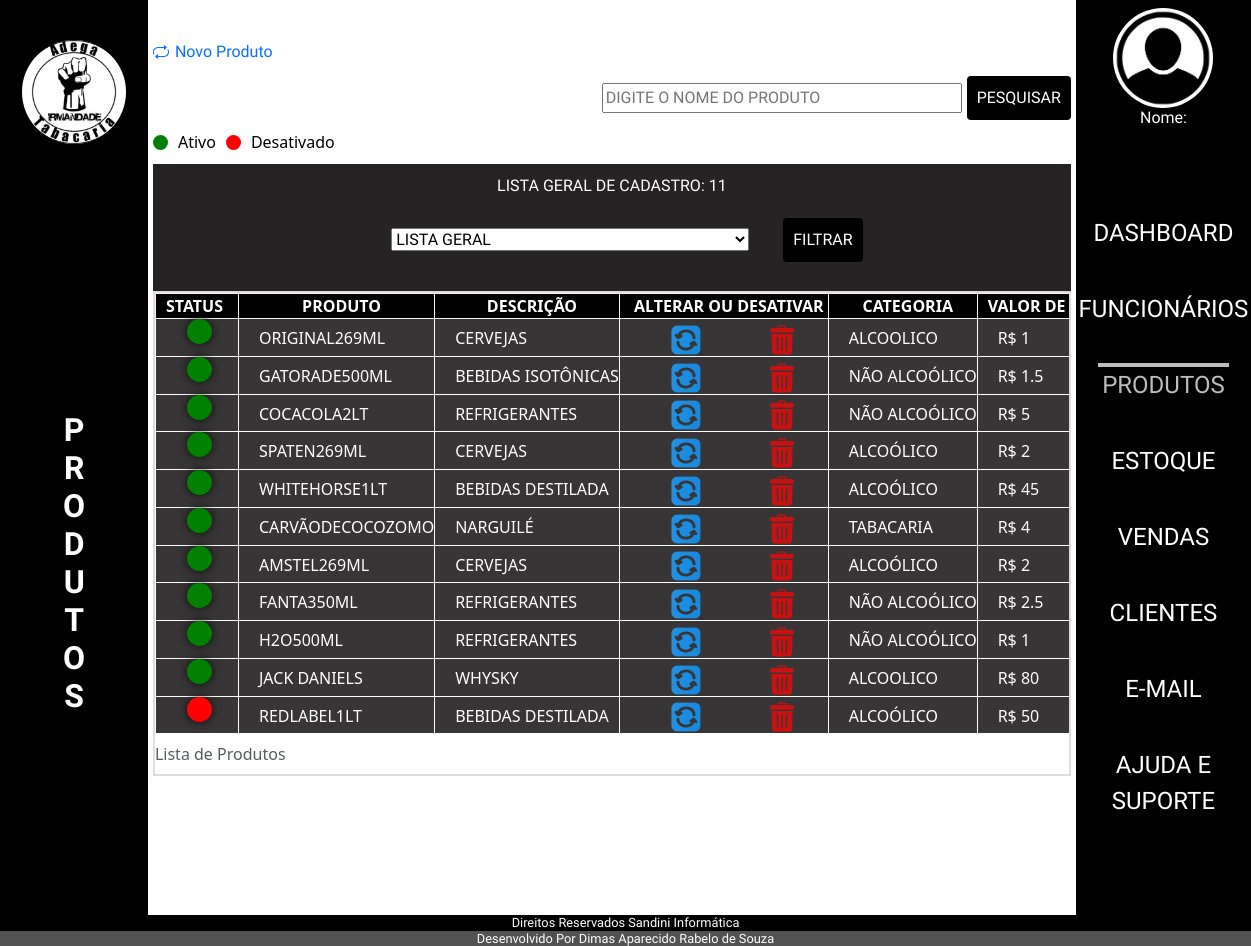
The app's page /admin/index.php?p=produtos with its own data.
### tables this page shows
CREATE TABLE `tblprodutos` (
  `idProduto` int(11) NOT NULL,
  `nomeProduto` varchar(255) DEFAULT NULL,
  `descricaoProduto` varchar(50) DEFAULT NULL,
  `categoriaProduto` varchar(50) DEFAULT NULL,
  `statusProduto` varchar(255) DEFAULT 'Ativo',
  `precoCompraProduto` double(10,2) DEFAULT NULL,
  `precoVendaProduto` double(10,2) DEFAULT NULL,
  `fornecedorProduto` varchar(20) DEFAULT NULL,
  `dataReceProduto` date DEFAULT curdate(),
  `horaProduto` time DEFAULT curtime()
);

### admin/class/produto.php (called while the page is built, shortened)
<?php
class ProdutoClass
{
    public function listarProdutosAtivos()
    {
        $sql = "SELECT * FROM tblprodutos WHERE statusProduto = 'ATIVO' ORDER BY idProduto ASC";
        $conn = Conexao::LigarConexao();
        $resultado = $conn->query($sql);
        $lista = $resultado->fetchAll();
        return $lista;
    }
    public function listarProdutosDesativados()
    {
        $sql = "SELECT * FROM tblprodutos WHERE statusProduto = 'DESATIVADO' ORDER BY idProduto ASC";
        $conn = Conexao::LigarConexao();
        $resultado = $conn->query($sql);
        $listaDesativados = $resultado->fetchAll();
        return $listaDesativados;
    }
}

### admin/produtos/listar.php (the view, shortened to what this page needs)
<?php
require_once('class/produto.php');
$produto = new ProdutoClass();
$listaAtivos = $produto->listarProdutosAtivos();
$listaDesativados = $produto->listarProdutosDesativados();
$listaFiltrada = array_merge($listaAtivos, $listaDesativados);
$statusFiltrar = '';
$totalCadastrados = count($listaFiltrada);
$totalAtivos = count($listaAtivos);
$totalDesativados = count($listaDesativados);
?>
<div>
    <a class="icon-link icon-link-hover" style="--bs-icon-link-transform: translate3d(0, -.125rem, 0);" href="index.php?p=produtos&pr=cadastrar">
        Novo Produto
    </a>
</div>
<div>
    <form class="CampoPes" action="" method="POST">
        <input type="text" id="searchInput" name="searchInput" placeholder="Digite o nome do Produto">
        <button type="submit">Pesquisar</button>
    </form>
</div>
<?php if (empty($statusFiltrar) || $statusFiltrar === 'LISTA GERAL') : ?>
    <div class="legenda-status">
        <div class="bolinha verde"></div>
        <span>Ativo</span>
        <div class="bolinha vermelha"></div>
        <span>Desativado</span>
    </div>
<?php endif; ?>
<form class="formStatus" action="" method="POST">
    <div>
        <select class="seleAtual" aria-label="Default select example" name="statusProduto">
            <option value="" <?php echo empty($statusFiltrar) ? 'selected' : 'LISTA GERAL'; ?>>LISTA GERAL</option>
        </select>
        <button type="submit">Filtrar</button>
    </div>
    <div>
        <?php if ($statusFiltrar === 'ATIVO') : ?>
            <p class="total">Total de ativos: <?php echo $totalAtivos; ?></p>
        <?php elseif ($statusFiltrar === 'DESATIVADO') : ?>
            <p class="total">Total de desativados: <?php echo $totalDesativados; ?></p>
        <?php else : ?>
            <p class="total">Lista Geral de Cadastro: <?php echo $totalCadastrados; ?></p>
        <?php endif; ?>
    </div>
</form>
<div class="table-container" id="arrastarMouse">
    <div>
        <table>
            <caption>Lista de Produtos</caption>
            <thead>
                <tr>
                <?php if (empty($statusFiltrar) || $statusFiltrar === 'LISTA GERAL') : ?>
                        <th class="spanstatus" class="thStatusPro"    >Status</th>
                    <?php endif; ?>
                     <th>Produto</th>
                    <th>Descrição</th>
                    <?php if ($statusFiltrar !== 'DESATIVADO') : ?>
                        <th>Alterar ou Desativar</th>
                    <?php endif; ?>
                    <th>Categoria</th>
                    <th>Valor de Compra</th>
                </tr>
            </thead>
            <tbody>
                <?php foreach ($listaFiltrada as $linha) : ?>
                    <?php if (empty($statusFiltrar) || $linha['statusProduto'] === $statusFiltrar) : ?>
                        <tr>
                        <?php if (empty($statusFiltrar) || $statusFiltrar === 'LISTA GERAL') : ?>
                                <td class="spanstatus" >
                                    <?php if ($linha['statusProduto'] === 'ATIVO') : ?>
                                        <span class="status-span active-status"></span>
                                    <?php else : ?>
                                        <span class="status-span inactive-status"></span>
                                    <?php endif; ?>
                                </td>
                            <?php endif; ?>
                            <td><?php echo $linha['nomeProduto'] ?></td>
                            <td><?php echo $linha['descricaoProduto'] ?></td>
                            <?php if ($statusFiltrar !== 'DESATIVADO') : ?>
                                <td class="btngrudsicone">
                                    <a href="index.php?p=produtos&pr=atualizar&id=<?php echo $linha['idProduto'] ?>">
                                       <img src="./img/setas-flechas.png" alt="">
                                    </a>
                                    <a href="index.php?p=produtos&pr=desativar&id=<?php echo $linha['idProduto'] ?>" onclick="return confirmarDesativacao()">
                                    <img src="./img/lixeira-de-reciclagem.png" alt="">
                                    </a>
                                </td>
                            <?php endif; ?>
                            <td><?php echo  $linha['categoriaProduto'] ?></td>
                            <td><?php echo 'R$ '. $linha['precoCompraProduto'] ?></td>
                        </tr>
                    <?php endif; ?>
                <?php endforeach; ?>
            </tbody>
        </table>
    </div>
</div>

### admin/css/estilo.css (style rules this page uses)
* a, h1, h2, h3, h4 { font-family: 'Secular One'; font-size: 16px; text-align: center; margin: 0; padding: 0; box-sizing: border-box; text-decoration: none; }
select, input { text-transform: uppercase; }
body { display: flex; flex-direction: column; min-height: 100vh; color: #ffffff; }
.table-container { max-height: 800px; overflow-y: auto; overflow-x: auto; border: 2px solid #e3dada; text-align: justify; white-space: nowrap; cursor: grab; }
table { width: 100%; border-collapse: collapse; border: 1px solid #f8f1f1; }
td { background: #373535; border: 1px solid #fff; color: #fff; text-indent: 20px; text-transform: uppercase; width: 100%; }
th { border: 1px solid #f8f1f1; text-align: center; font-size: 1.0em; font-weight: bold; text-transform: uppercase; text-indent: 10px; background: #000000; color: #ffffff; }
form { display: flex; flex-direction: column; align-items: center; background: #252323; width: 100%; font-family: 'Secular One'; text-transform: uppercase; }
input { margin: 5px 5px; width: 360px; text-transform: uppercase; }
select { margin: 30px; }
button { margin: 10px 0; padding: 10px; background-color: #000000; color: #fff; border: none; border-radius: 4px; text-transform: uppercase; }
.seleAtual { width: 358px; }
.total { color: #ffffff; font-size: 1.0em; margin-bottom: 0; }
.formStatus { display: flex; flex-direction: column-reverse; justify-content: space-around; padding: 10px; }
.CampoPes { display: flex; justify-content: flex-end; flex-direction: row; background: none; }
.btngrudsicone img { margin-right: 30px; margin-left: 30px; }
.spanstatus { text-align: center; padding-right: 15px; }
.status-span { display: inline-block; width: 25px; height: 25px; border-radius: 50%; box-shadow: 0 0 10px rgba(0, 0, 0, 0.8); }
.active-status { background-color: green; animation: pulse 1s infinite alternate; padding: 5px 5px; }
.inactive-status { background-color: red; animation: rotate 2s linear infinite, scale 1s ease-in-out infinite alternate; padding: 5px 5px; }
.legenda-status { display: flex; align-items: center; gap: 10px; margin-bottom: 10px; }
.bolinha { width: 15px; height: 15px; border-radius: 50%; }
.verde { background-color: green; }
.vermelha { background-color: red; }

### records on screen
tblprodutos: statusProduto "ATIVO" (drawn), nomeProduto "ORIGINAL269ML", descricaoProduto "CERVEJAS", categoriaProduto "ALCOOLICO", precoCompraProduto "1"
tblprodutos: statusProduto "ATIVO" (drawn), nomeProduto "GATORADE500ML", descricaoProduto "BEBIDAS ISOTÔNICAS", categoriaProduto "NÃO ALCOÓLICO", precoCompraProduto "1.5"
tblprodutos: statusProduto "ATIVO" (drawn), nomeProduto "COCACOLA2LT", descricaoProduto "REFRIGERANTES", categoriaProduto "NÃO ALCOÓLICO", precoCompraProduto "5"
tblprodutos: statusProduto "ATIVO" (drawn), nomeProduto "SPATEN269ML", descricaoProduto "CERVEJAS", categoriaProduto "ALCOÓLICO", precoCompraProduto "2"
tblprodutos: statusProduto "ATIVO" (drawn), nomeProduto "WHITEHORSE1LT", descricaoProduto "BEBIDAS DESTILADA", categoriaProduto "ALCOÓLICO", precoCompraProduto "45"
tblprodutos: statusProduto "ATIVO" (drawn), nomeProduto "CARVÃODECOCOZOMO", descricaoProduto "NARGUILÉ", categoriaProduto "TABACARIA", precoCompraProduto "4"
tblprodutos: statusProduto "ATIVO" (drawn), nomeProduto "AMSTEL269ML", descricaoProduto "CERVEJAS", categoriaProduto "ALCOÓLICO", precoCompraProduto "2"
tblprodutos: statusProduto "ATIVO" (drawn), nomeProduto "FANTA350ML", descricaoProduto "REFRIGERANTES", categoriaProduto "NÃO ALCOÓLICO", precoCompraProduto "2.5"
tblprodutos: statusProduto "ATIVO" (drawn), nomeProduto "H2O500ML", descricaoProduto "REFRIGERANTES", categoriaProduto "NÃO ALCOÓLICO", precoCompraProduto "1"
tblprodutos: statusProduto "ATIVO" (drawn), nomeProduto "JACK DANIELS", descricaoProduto "WHYSKY", categoriaProduto "ALCOOLICO", precoCompraProduto "80"
tblprodutos: statusProduto "DESATIVADO" (drawn), nomeProduto "REDLABEL1LT", descricaoProduto "BEBIDAS DESTILADA", categoriaProduto "ALCOÓLICO", precoCompraProduto "50"

### other values on screen
$texto[$i] "P"
$texto[$i] "R"
$texto[$i] "O"
$texto[$i] "D"
$texto[$i] "U"
$texto[$i] "T"
$texto[$i] "S"
$totalCadastrados "11"
